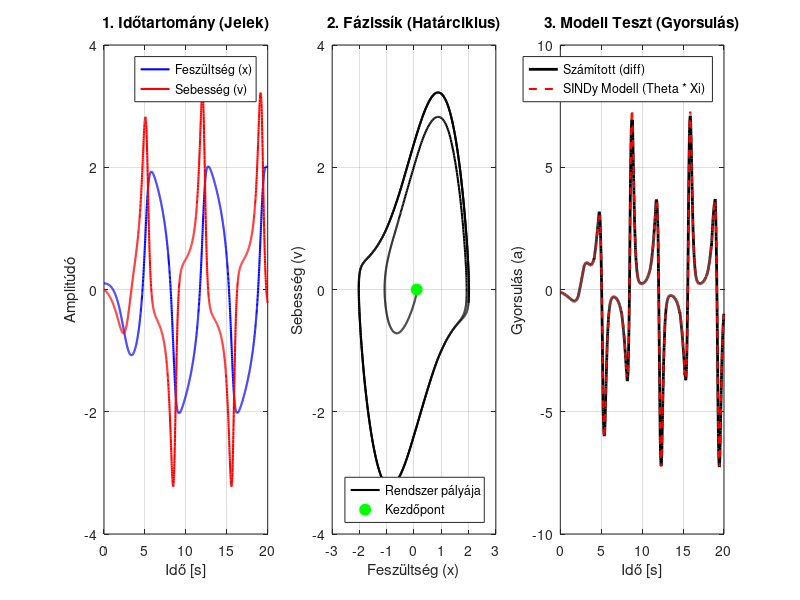

Recreate this plot in MATLAB.
%% VAN DER POL OSZCILLÁTOR - SINDy
clear; clc; close all;

mu = 1.5; % nem linearitas
dt = 0.01;
t_meres = (0:dt:20)';

%%
%v = u' ; a = mu * (1 - u^2) * v  - u 
%u - fesz, v -fesz vált seb, a - fesz gyors (kirchoff)
ode_func = @(t, x) [x(2); mu * (1 - x(1)^2) * x(2) - x(1)];
[~, x_adat] = ode45(ode_func, t_meres, [0.1; 0]); 

x_mert = x_adat(:, 1); 

% dx/dt
v_szamitott = diff(x_mert) / dt; 

% dv/dt
a_szamitott = diff(v_szamitott) / dt;

x_konyvtar = x_mert(1 : end-2);
v_konyvtar = v_szamitott(1 : end-1);

%%
Theta = [ones(size(x_konyvtar)), x_konyvtar, v_konyvtar, x_konyvtar.*v_konyvtar, ...
         x_konyvtar.^2, v_konyvtar.^2, (x_konyvtar.^2).*v_konyvtar, x_konyvtar.*(v_konyvtar.^2), ...
         x_konyvtar.^3, v_konyvtar.^3]; 

konyvtar_nevek = {'1', 'x', 'v', 'x*v', 'x^2', 'v^2', 'x^2*v', 'x*v^2', 'x^3', 'v^3'};

% Ritkítás (STLSQ)
lambda = 0.1; 
Xi = Theta \ a_szamitott; 

%10 iteráció
for k = 1:10
    kis_indexek = (abs(Xi) < lambda);
    Xi(kis_indexek) = 0;              
    nagy_indexek = ~kis_indexek;      
    
    if any(nagy_indexek)
        %újra futtatás
        Xi(nagy_indexek) = Theta(:, nagy_indexek) \ a_szamitott;
    end
end

%%
clc;
fprintf('--- Van der Pol Oszcillátor (diff függvénnyel) ---\n\n');
fprintf('A keresett (elméleti) együtthatók:\n');
fprintf('x     : -1.0000\n');
fprintf('v     :  1.5000\n');
fprintf('x^2*v : -1.5000\n\n');

fprintf('--- SINDy Által Talált Egyenlet ---\n');
for i = 1:length(Xi)
    if Xi(i) ~= 0
        fprintf('%6s tag együtthatója: %8.4f\n', konyvtar_nevek{i}, Xi(i));
    end
end

% Plot
a_sindy = Theta * Xi;

t_plot = t_meres(1:end-2);

figure('Name', 'Van der Pol Oszcillátor - SINDy Eredmények', 'Position', [100, 100, 1200, 400]);

% 1. Grafikon: Az x és v értékek az idő függvényében
subplot(1, 3, 1);
plot(t_plot, x_konyvtar, 'b', 'LineWidth', 1.5); 
hold on;
plot(t_plot, v_konyvtar, 'r', 'LineWidth', 1.5);
title('1. Időtartomány (Jelek)');
xlabel('Idő [s]'); ylabel('Amplitúdó');
legend('Feszültség (x)', 'Sebesség (v)');
grid on;

% 2. Grafikon: A Fázissík (x a v függvényében) - Ez adja a Határciklust
subplot(1, 3, 2);
plot(x_konyvtar, v_konyvtar, 'k', 'LineWidth', 1.5); hold on;
plot(x_konyvtar(1), v_konyvtar(1), 'go', 'MarkerSize', 8, 'MarkerFaceColor', 'g');
title('2. Fázissík (Határciklus)');
xlabel('Feszültség (x)'); ylabel('Sebesség (v)');
legend('Rendszer pályája', 'Kezdőpont', 'Location', 'southeast');
grid on;

% 3. Grafikon: A modell verifikációja (Mért vs. Kiszámolt gyorsulás)
subplot(1, 3, 3);
plot(t_plot, a_szamitott, 'k', 'LineWidth', 2); hold on;
plot(t_plot, a_sindy, 'r--', 'LineWidth', 1.5);
title('3. Modell Teszt (Gyorsulás)');
xlabel('Idő [s]'); ylabel('Gyorsulás (a)');
legend('Számított (diff)', 'SINDy Modell (Theta * Xi)');
grid on;
